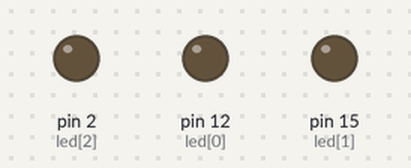
Simulated run of this sketch. Board: Arduino Uno, built with avr-gcc and run on an emulated ATmega328P. On the bench: output pins drawn as LEDs (lit = HIGH).

Above: at 0.2 s.
At 1.0 s:
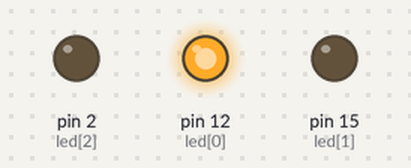
At 2.0 s:
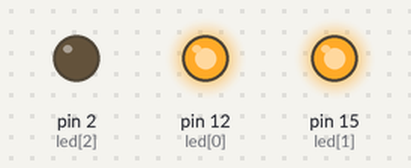
At 3.2 s:
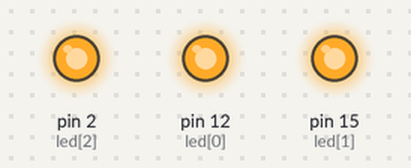
At 4.2 s:
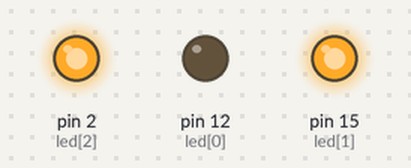
Timing chart, 0 to 5.2 s (numbered marks = the images above):
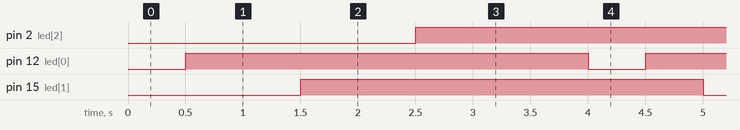

Measured:
- by itself, pin 2 (led[2]), pin 12 (led[0]), pin 15 (led[1]): alternates HIGH for 3.5 s and LOW for 0.50 s

The sketch:

for_loop2.ino
```cpp
//2.ให้เขียนโปรแกรมไฟวิ่ง 4 ดวง ด้วยคำสั่ง for

int led[] = {12, 15, 2, 17};
int x;

void setup() {
  Serial.begin(9600);
  pinMode(led[0], OUTPUT);
  pinMode(led[1], OUTPUT);
  pinMode(led[2], OUTPUT);
  pinMode(led[4], OUTPUT);

}

void loop() {
  for(x = 0; x <= 3; x++){
    digitalWrite(led[x], LOW);
    delay(500);
    digitalWrite(led[x], HIGH);
    delay(500);
  }
  for(x = 0; x <= 3; x++){
    digitalWrite(led[x], LOW);
    delay(500);
    digitalWrite(led[x], HIGH);
    delay(500);
  }


}
```
